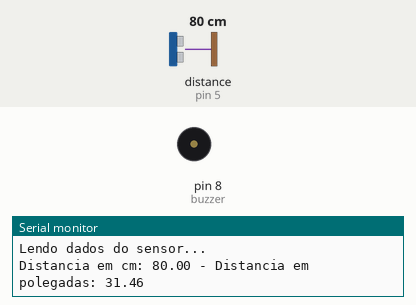
This sketch was run on a simulated Arduino Uno, built with avr-gcc and run on an emulated ATmega328P. Parts: buzzer (waves = sounding, pin HIGH), the last lines printed to the serial monitor. Inputs (shaded band) come from the test bench; at power-on: distance to the obstacle (sensor on pin 5) 80 cm. The echo pulse lasts 58.3 µs per cm.

Above: at 0.1 s.
At 1.1 s:
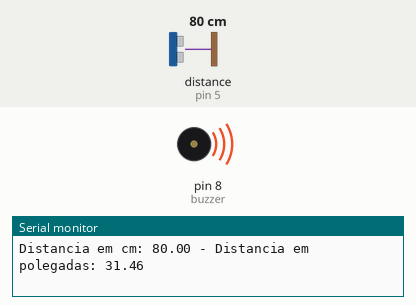
Timing chart, 0 to 2.6 s (numbered marks = the images above):
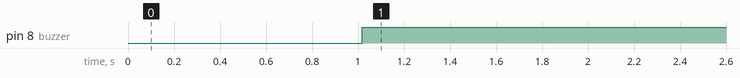

The sketch:

ultrassonico.ino
```cpp
#include <Ultrasonic.h> // Carrega a biblioteca do sensor HC-SR04
#define trigger 4 // Define o pino 4 como trigger
#define echo 5 // Define o pino 5 como echo

int buzzer = 8;

Ultrasonic ultrasonic (trigger, echo); // Inicializa o sensor

void setup () {
  Serial.begin (9600);
  Serial.println ("Lendo dados do sensor...");
  pinMode(buzzer,OUTPUT);
}

void loop () {
  float cmMsec, inMsec; // Leitura em cm e polegadas
  long microsec = ultrasonic.timing ();
  cmMsec = ultrasonic.convert (microsec, Ultrasonic::CM);
  inMsec = ultrasonic.convert (microsec, Ultrasonic::IN);
  Serial.print ("Distancia em cm: ");
  Serial.print (cmMsec);
  Serial.print (" - Distancia em polegadas: ");
  Serial.println (inMsec);
  delay(1000);
  if (cmMsec > 20) {
    digitalWrite(buzzer, HIGH);
  }
  else {
    digitalWrite(buzzer, LOW);
  }
}
```

Measured:
- by itself, pin 8 (buzzer): LOW → HIGH at 1.0 s
